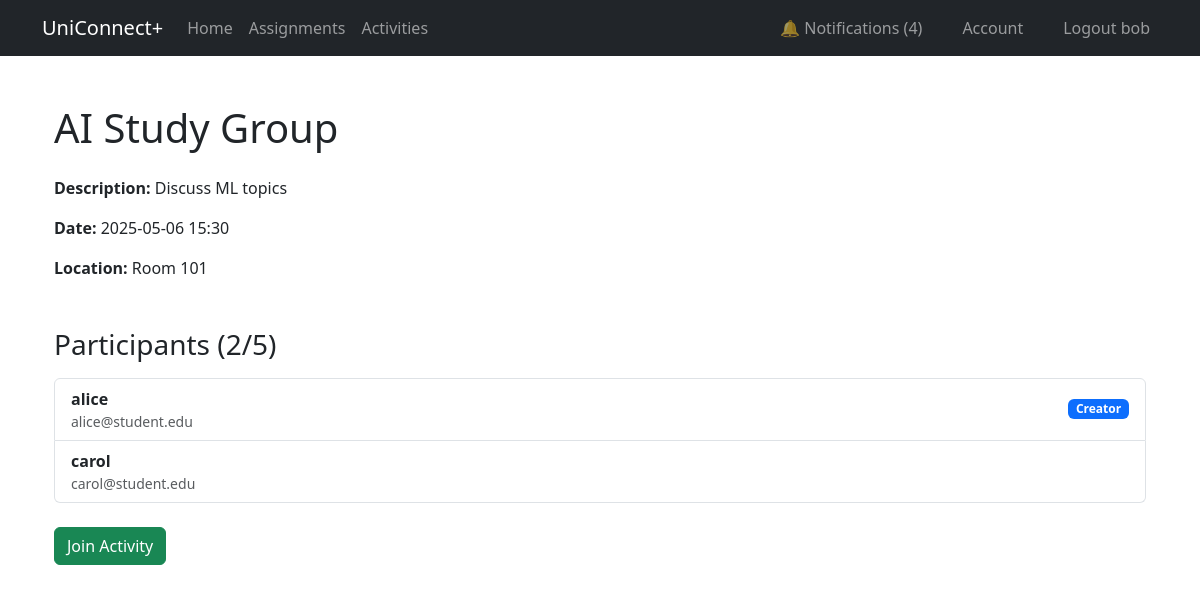
Before: /activity/1 (signed in) with the older database file.
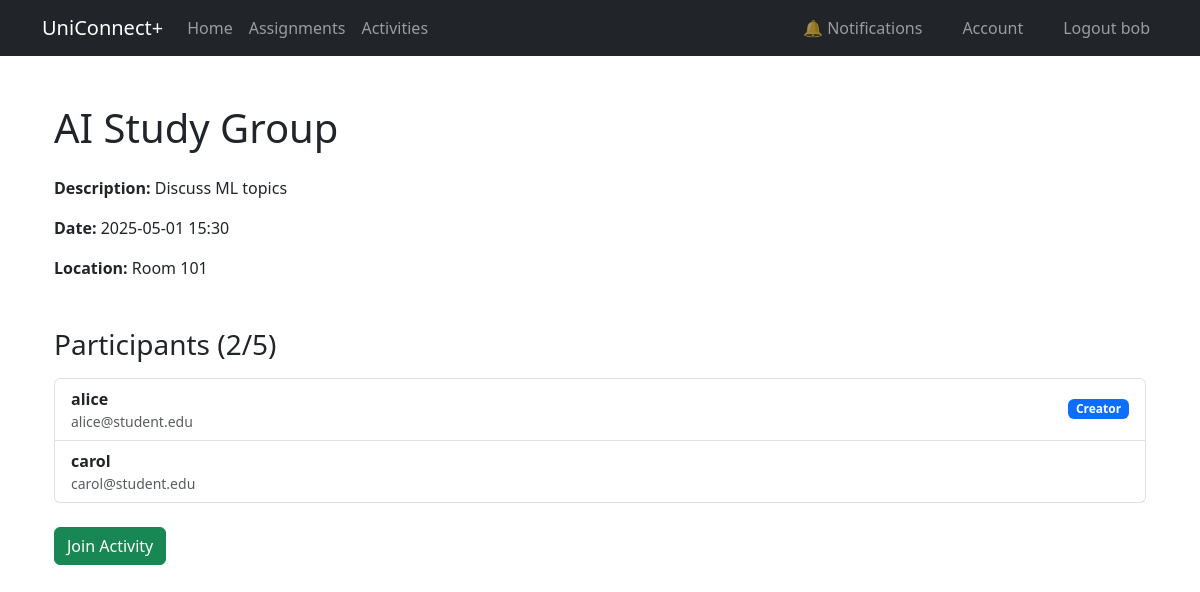
After: the same page with the newer database file.
### app/models.py (models this page shows)
@dataclass
class Activity(db.Model):
    __tablename__ = 'activities'
    id: so.Mapped[int] = so.mapped_column(primary_key=True)
    title: so.Mapped[str] = so.mapped_column(sa.String(128))
    description: so.Mapped[str] = so.mapped_column(sa.Text)
    date: so.Mapped[datetime] = so.mapped_column(sa.DateTime)
    location: so.Mapped[str] = so.mapped_column(sa.String(128))
    created_by: so.Mapped[int] = so.mapped_column(ForeignKey('user.id'))
    is_full_notified: so.Mapped[bool] = so.mapped_column(default=False)
    creator: so.Mapped['User'] = relationship(back_populates='activities_created')
    participants: so.Mapped[List['Participant']] = relationship(back_populates='activity', cascade='all, delete-orphan')

### app/views.py (the view, shortened to what this page needs)
@app.route('/activity/<int:id>', methods=['GET', 'POST'])
@login_required
def activity(id):
    activity = db.session.get(Activity, id)
    if not activity:
        flash('Activity not found.', 'danger')
        return redirect(url_for('activities'))
    form = JoinLeaveActivityForm()
    is_participant = any(p.student_id == current_user.id for p in activity.participants)
    is_creator = current_user.id == activity.created_by
    now = datetime.utcnow()
    can_leave = (activity.date - now).days >= 3
    return render_template('activity.html', title='activity_details', activity=activity, form=form, is_participant=is_participant, is_creator=is_creator, now=now,
    can_leave=can_leave)

### app/__init__.py (called while the page is built)
@app.context_processor
def inject_unread_count():
    if current_user.is_authenticated:
        count = Notification.query.filter_by(user_id=current_user.id, is_read=False).count()
    else:
        count = 0
    return dict(unread_count=count)

### app/models.py (called while the page is built)
@login.user_loader
def load_user(id):
    return db.session.get(User, int(id))

### app/templates/activity.html (shortened to what this page needs)
{% extends "base.html" %}
{% block content %}
<div class="container mt-5 mb-5">
    <h1 class="mb-4">{{ activity.title }}</h1>
    <div class="mb-4">
        <p><strong>Description:</strong> {{ activity.description }}</p>
        <p><strong>Date:</strong> {{ activity.date.strftime('%Y-%m-%d %H:%M') }}</p>
        <p><strong>Location:</strong> {{ activity.location }}</p>
    </div>
    <h3 class="mt-5 mb-3">Participants ({{ activity.participants|length }}/5)</h3>
    {% if activity.participants %}
        <ul class="list-group mb-4">
            {% for participant in activity.participants %}
                <li class="list-group-item d-flex justify-content-between align-items-center">
                    <div class="d-flex flex-column">
                        <strong>{{ participant.student.username }}</strong>
                        <small class="text-muted">{{ participant.student.email }}</small>
                    </div>
                    {% if participant.student.id == activity.created_by %}
                        <span class="badge bg-primary">Creator</span>
                    {% endif %}
                </li>
            {% endfor %}
        </ul>
    {% endif %}
    {% if current_user.is_authenticated %}
        <form method="POST">
            {% if not is_participant %}
                <button type="submit" class="btn btn-success"
                        onclick="document.getElementById('action_field').value='join'"
                        {% if activity.participants|length >= 5 %}disabled{% endif %}>
                    {% if activity.participants|length >= 5 %}
                        Activity Full
                    {% else %}
                        Join Activity
                    {% endif %}
                </button>
            {% elif is_participant %}
                <button type="submit" class="btn btn-danger"
                        onclick="document.getElementById('action_field').value='leave'"
                        {% if not can_leave %}disabled{% endif %}>
                        Leave Activity
                </button>
            {% endif %}
        </form>
    {% endif %}
</div>
{% endblock %}

### app/templates/base.html (shortened to what this page needs)
<!doctype html>
<html lang="en">
<head>
    <link
        href="https://cdn.jsdelivr.net/npm/bootstrap@5.3.3/dist/css/bootstrap.min.css"
        rel="stylesheet"
>
    <link rel="stylesheet" href="https://cdn.jsdelivr.net/npm/bootstrap-icons@1.11.3/font/bootstrap-icons.min.css">
</head>
<body>
<nav class="navbar navbar-expand-sm bg-dark" data-bs-theme="dark">
    <div class="container">
        <a class="navbar-brand" href="{{ url_for('home') }}">UniConnect+</a>
        <div class="collapse navbar-collapse" id="navbarSupportedContent">
            <ul class="navbar-nav me-auto mb-2 mb-lg-0">
                <li class="nav-item">
                    <a class="nav-link" aria-current="page" href="{{ url_for('home') }}">Home</a>
                </li>
                {% if current_user.is_authenticated %}
                         <li class="nav-item">
                            <a class="nav-link" href="{{ url_for('assignments') }}">Assignments</a>
                        </li>
                        <li class="nav-item">
                            <a class="nav-link" href="{{ url_for('activities') }}">Activities</a>
                        </li>
                {% endif %}
            </ul>
            <ul class="navbar-nav gap-4 ms-auto">
                {% if not current_user.is_authenticated %}
                    <li class="nav-item">
                        <a class="nav-link" href="{{ url_for('login') }}">Login</a>
                    </li>
                    <li class="nav-item">
                        <a class="nav-link" href="{{ url_for('student_register') }}">Student Register</a>
                    </li>
                {% else %}
                    <li class="nav-item">
                        <a class="nav-link" href="{{ url_for('notifications') }}">
                            🔔 Notifications
                            {% if unread_count and unread_count > 0 %}
                                ({{ unread_count }})
                            {% endif %}
                        </a>
                    </li>
                    <li class="nav-item">
                        <a class="nav-link" href="{{ url_for('account') }}">Account</a>
                    </li>
                    <li class="nav-item">
                        <a class="nav-link" href="{{ url_for('logout') }}">Logout {{ current_user.username }}</a>
                    </li>
                {% endif %}
            </ul>
        </div>
    </div>
</nav>
<div class="container">
    {% block content %}{% endblock content %}
</div>
</body>
</html>

Changed rows visible on the page:
changed Activity "AI Study Group": date "2025-05-06 15:30" → "2025-05-01 15:30"
Other visible differences:
{{ unread_count }}: "4" → (not shown)
